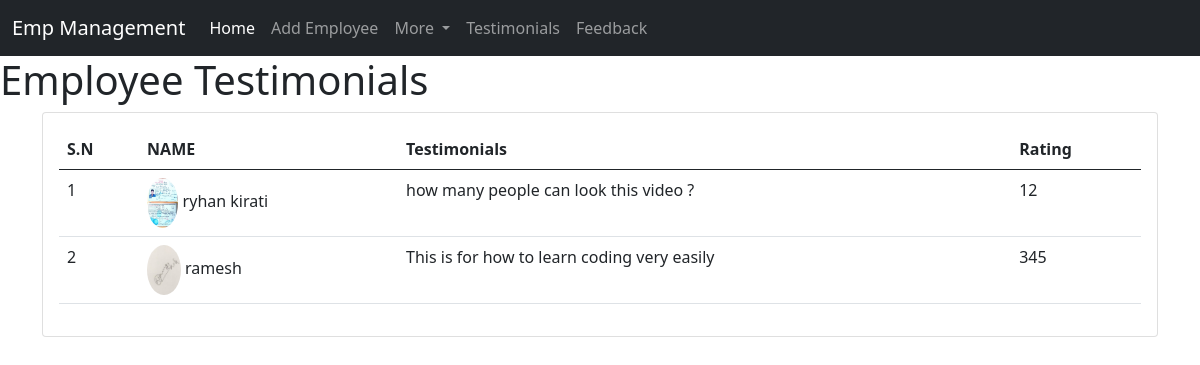
Page /emp/testimonials/ on the committed database.
### emp/models.py (models this page shows, shortened)
class Testimonial(models.Model):
    name=models.CharField(max_length=200)
    Testimonial=models.TextField()
    picture=models.ImageField(upload_to="testimonials/")
    rating=models.IntegerField(max_length=1)

### emp/views.py (the view)
# urls.py: path("testimonials/",Testimonials),
def Testimonials(request):
   testi=Testimonial.objects.all()
   return render(request,"emp/testimonials.html",{
      'testi':testi
   })

### Template/Emp/testimonials.html (shortened to what this page needs)
<!doctype html>
<html lang="en">
<head>
    <link href="https://cdn.jsdelivr.net/npm/bootstrap@5.0.2/dist/css/bootstrap.min.css" rel="stylesheet"
>
</head>
<body>
    {% include 'emp/navbar.html' %}
    <h1>Employee Testimonials</h1>
    <div class="container">
        <div class="row">
            <div class="col-md-12">
                <div class="card">
                    <div class="card-body">
                        <table class="table">
                            <thead>
                                <tr>
                                    <th>S.N</th>
                                    <th>NAME</th>
                                    <th>Testimonials</th>
                                    <th>Rating</th>
                                </tr>
                            </thead>
                            <tbody>
                                {% for t in testi %}
                                <tr>
                                    <td>{{forloop.counter}}</td>
                                    <td>
                                        <img src="/media/{{t.picture}}" height="50" style="border-radius: 50%;" alt="">
                                        {{t.name}}
                                    </td>
                                    <td>{{t.Testimonial}}</td>
                                    <td>{{t.rating}}</td>
                                </tr>
                                {% endfor %}
                            </tbody>
                        </table>
                    </div>
                </div>
            </div>
        </div>
    </div>
</body>
</html>

### rows in the picture
Testimonial: picture (picture), name "ryhan kirati", Testimonial "how many people can look this video ?", rating "12"
Testimonial: picture (picture), name "ramesh", Testimonial "This is for how to learn coding very easily", rating "345"
